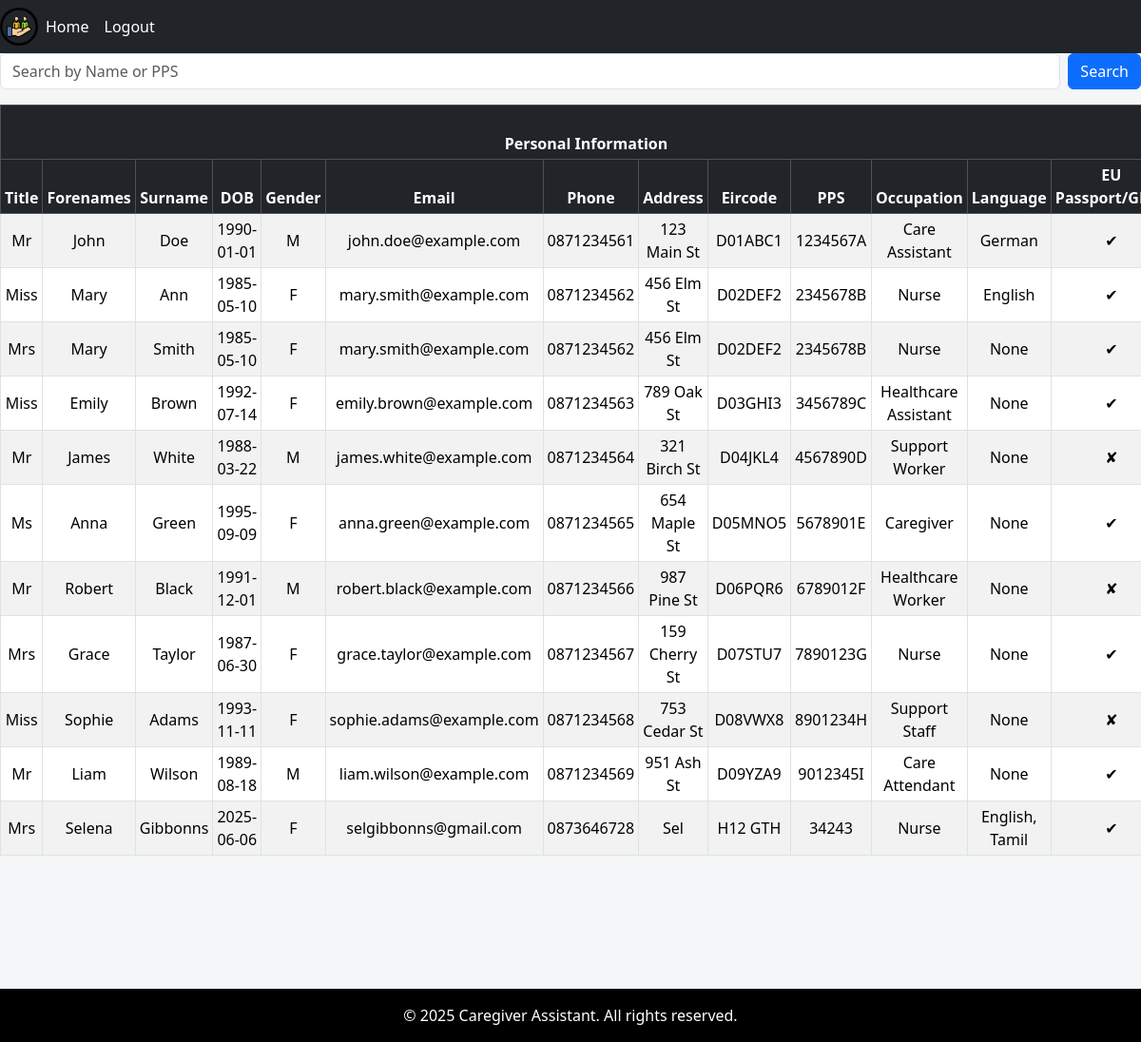
Screenshot of /employee/employees/view/ with the database file from the repository.
### Employee/models.py (models this page shows, shortened)
class EmployeeApplication(models.Model):
    GENDER_CHOICES = [('M', 'Male'), ('F', 'Female')]
    TITLE_CHOICES = [('Mr', 'Mr'), ('Mrs', 'Mrs'), ('Miss', 'Miss'), ('Ms', 'Ms')]
    title = models.CharField(max_length=10, choices=TITLE_CHOICES)
    forenames = models.CharField(max_length=100)
    surname = models.CharField(max_length=100)
    date_of_birth = models.DateField()
    gender = models.CharField(max_length=1, choices=GENDER_CHOICES)
    email = models.EmailField()
    phone_mobile = models.CharField(max_length=20)
    address = models.TextField()
    eircode = models.CharField(max_length=10)
    pps_number = models.CharField(max_length=20)
    occupation = models.CharField(max_length=100)
    language = models.CharField(max_length=100, null=True)
    eu_passport_or_gnib = models.BooleanField(default=False)
    emergency_name = models.CharField(max_length=100)
    emergency_relationship = models.CharField(max_length=50)
    emergency_phone = models.CharField(max_length=20)
    iban = models.CharField(max_length=34, blank=True)
    bic = models.CharField(max_length=11, blank=True)
    student_nurse_id = models.BooleanField(default=False)
    nmbi_cert = models.BooleanField(default=False)
    fetac_level_5 = models.BooleanField(default=False)
    social_care_cert = models.BooleanField(default=False)
    cpr_cert = models.BooleanField(default=False)
    patient_moving = models.BooleanField(default=False)
    elder_abuse = models.BooleanField(default=False)
    ppe_training = models.BooleanField(default=False)
    infection_control = models.BooleanField(default=False)
    safeguarding_adults = models.BooleanField(default=False)
    hand_hygiene = models.BooleanField(default=False)
    fire_safety = models.BooleanField(default=False)
    children_first = models.BooleanField(default=False)
    gdpr = models.BooleanField(default=False)
    hep_b = models.BooleanField(default=False)
    mmr_immunity = models.BooleanField(default=False)
    varicella_immunity = models.BooleanField(default=False)
    submitted_at = models.DateTimeField(auto_now_add=True)

### Employee/views.py (the view)
# urls.py: path('employees/view/',EmployeesView),
def EmployeesView(request):
    search_query = request.GET.get('search', '').strip()
    if search_query:
        all_employees = EmployeeApplication.objects.filter(
            Q(forenames__icontains=search_query) |
            Q(surname__icontains=search_query) |
            Q(pps_number__icontains=search_query)
        )
    else:
        all_employees = EmployeeApplication.objects.all()
    context = {
        "all_employees": all_employees
    }
    return render(request, 'employees.html', context)

### Frontend/templates/employees.html (shortened to what this page needs)
{% extends 'base.html' %}
{% block content %}
<form method="get" class="mb-3 d-flex gap-2">
  <input type="text" name="search" class="form-control" placeholder="Search by Name or PPS" value="{{ request.GET.search }}">
  <button type="submit" class="btn btn-primary">Search</button>
</form>
<div class="table-responsive" style="max-height: 80vh; overflow-y: auto;">
  <table class="table table-bordered table-striped table-sm align-middle text-center">
    <thead class="table-dark sticky-top">
      <tr>
        <th colspan="13">Personal Information</th>
      </tr>
      <tr>
        <th>Title</th>
        <th>Forenames</th>
        <th>Surname</th>
        <th>DOB</th>
        <th>Gender</th>
        <th>Email</th>
        <th>Phone</th>
        <th>Address</th>
        <th>Eircode</th>
        <th>PPS</th>
        <th>Occupation</th>
        <th>Language</th>
        <th>EU Passport/GNIB</th>
      </tr>
    </thead>
    <tbody>
      {% for employee in all_employees %}
      <tr>
        <td>{{ employee.title }}</td>
        <td>{{ employee.forenames }}</td>
        <td>{{ employee.surname }}</td>
        <td>{{ employee.date_of_birth|date:"Y-m-d" }}</td>
        <td>{{ employee.gender }}</td>
        <td>{{ employee.email }}</td>
        <td>{{ employee.phone_mobile }}</td>
        <td>{{ employee.address }}</td>
        <td>{{ employee.eircode }}</td>
        <td>{{ employee.pps_number }}</td>
        <td>{{ employee.occupation }}</td>
        <td>{{ employee.language }}</td>
        <td>{{ employee.eu_passport_or_gnib|yesno:"✔,✘" }}</td>
      </tr>
      {% empty %}
      <tr>
        <td colspan="37">No employees found.</td>
      </tr>
      {% endfor %}
    </tbody>
  </table>
</div>
{% endblock %}

### Frontend/templates/base.html (shortened to what this page needs)
{% load static %}
<!DOCTYPE html>
<html lang="en">
<head>
    {% load bootstrap5 %}
    {% bootstrap_css %}
    <link rel="stylesheet" href="{% static 'css/base.css' %}"
</head>
<body>
    <nav class="navbar navbar-expand-lg bg-dark navbar-dark >
        <div class="container-fluid">
          <img src="{% static 'assets/images/care2.png' %}">
          <div class="collapse navbar-collapse" id="navbarTogglerDemo02">
            <ul class="navbar-nav me-auto mb-2 mb-lg-0">
              <li class="nav-item">
                <a class="nav-link active" aria-current="page" href="/employee/home/">Home</a>
              </li>
              <li class="nav-item">
                <a class="nav-link active" aria-current="page" href="/logout/">Logout</a>
              </li>
            </ul>
          </div>
      </nav>
      {% block content %}
      {% endblock %}
      <div class="footer">
        &copy; 2025 Caregiver Assistant. All rights reserved.
      </div>
</body>
</html>

### static/css/base.css (style rules this page uses)
body { margin: 0; font-family: 'Segoe UI', Tahoma, Geneva, Verdana, sans-serif; background-color: #F4F6F7; color: #2D3436; }
body, html { min-height: 100vh; position: relative; padding-bottom: 60px; }
.navbar { width: 100%; overflow-x: auto; }
.footer { background-color: #000000; color: white; text-align: center; padding: 1rem 2rem; position: fixed; bottom: 0; width: 100%; }

### rows the page displays
EmployeeApplication: title "Mr", forenames "John", surname "Doe", date_of_birth "1990-01-01", gender "M", email "john.doe@example.com", phone_mobile "0871234561", address "123 Main St", eircode "D01ABC1", pps_number "1234567A", occupation "Care Assistant", language "German", eu_passport_or_gnib "✔"
EmployeeApplication: title "Miss", forenames "Mary", surname "Ann", date_of_birth "1985-05-10", gender "F", email "mary.smith@example.com", phone_mobile "0871234562", address "456 Elm St", eircode "D02DEF2", pps_number "2345678B", occupation "Nurse", language "English", eu_passport_or_gnib "✔"
EmployeeApplication: title "Mrs", forenames "Mary", surname "Smith", date_of_birth "1985-05-10", gender "F", email "mary.smith@example.com", phone_mobile "0871234562", address "456 Elm St", eircode "D02DEF2", pps_number "2345678B", occupation "Nurse", language "None", eu_passport_or_gnib "✔"
EmployeeApplication: title "Miss", forenames "Emily", surname "Brown", date_of_birth "1992-07-14", gender "F", email "emily.brown@example.com", phone_mobile "0871234563", address "789 Oak St", eircode "D03GHI3", pps_number "3456789C", occupation "Healthcare Assistant", language "None", eu_passport_or_gnib "✔"
EmployeeApplication: title "Mr", forenames "James", surname "White", date_of_birth "1988-03-22", gender "M", email "james.white@example.com", phone_mobile "0871234564", address "321 Birch St", eircode "D04JKL4", pps_number "4567890D", occupation "Support Worker", language "None", eu_passport_or_gnib "✘"
EmployeeApplication: title "Ms", forenames "Anna", surname "Green", date_of_birth "1995-09-09", gender "F", email "anna.green@example.com", phone_mobile "0871234565", address "654 Maple St", eircode "D05MNO5", pps_number "5678901E", occupation "Caregiver", language "None", eu_passport_or_gnib "✔"
EmployeeApplication: title "Mr", forenames "Robert", surname "Black", date_of_birth "1991-12-01", gender "M", email "robert.black@example.com", phone_mobile "0871234566", address "987 Pine St", eircode "D06PQR6", pps_number "6789012F", occupation "Healthcare Worker", language "None", eu_passport_or_gnib "✘"
EmployeeApplication: title "Mrs", forenames "Grace", surname "Taylor", date_of_birth "1987-06-30", gender "F", email "grace.taylor@example.com", phone_mobile "0871234567", address "159 Cherry St", eircode "D07STU7", pps_number "7890123G", occupation "Nurse", language "None", eu_passport_or_gnib "✔"
EmployeeApplication: title "Miss", forenames "Sophie", surname "Adams", date_of_birth "1993-11-11", gender "F", email "sophie.adams@example.com", phone_mobile "0871234568", address "753 Cedar St", eircode "D08VWX8", pps_number "8901234H", occupation "Support Staff", language "None", eu_passport_or_gnib "✘"
EmployeeApplication: title "Mr", forenames "Liam", surname "Wilson", date_of_birth "1989-08-18", gender "M", email "liam.wilson@example.com", phone_mobile "0871234569", address "951 Ash St", eircode "D09YZA9", pps_number "9012345I", occupation "Care Attendant", language "None", eu_passport_or_gnib "✔"
EmployeeApplication: title "Mrs", forenames "Selena", surname "Gibbonns", date_of_birth "2025-06-06", gender "F", email "selgibbonns@gmail.com", phone_mobile "0873646728", address "Sel", eircode "H12 GTH", pps_number "34243", occupation "Nurse", language "English, Tamil", eu_passport_or_gnib "✔"
